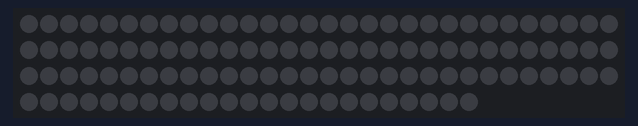
A sketch run on a simulated Arduino Uno, built with avr-gcc and run on an emulated ATmega328P. Parts: 113 RGB LEDs in strip order, left to right, continuing on the next row.

Above: at 0.1 s.
At 1.1 s:
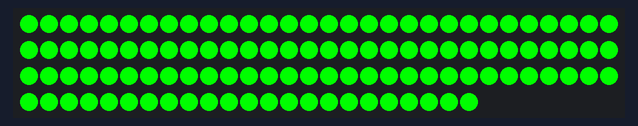
At 2.1 s:
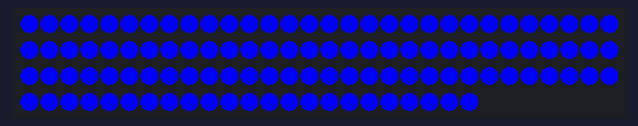
At 3.1 s:
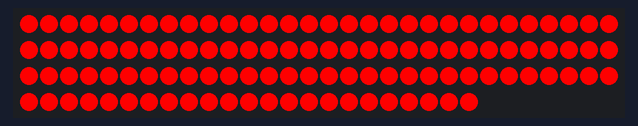

Measured:
- by itself, everything shown: repeats every 3.0 s, in 3 steps
- what the display in image 1 shows lasts 1.0 s, from 1.0 s to 2.0 s

The sketch:

led_strip.ino
```cpp
#include <Adafruit_NeoPixel.h>

#define PIN 3           // Pin number connected to the NeoPixel LED
#define NUM_PIXELS 113  // Number of pixels in the strip

Adafruit_NeoPixel strip(NUM_PIXELS, PIN, NEO_GRB + NEO_KHZ800);

void setup() {
  strip.begin();
  strip.show();
  strip.setBrightness(250);


}  // Initialize the strip

void loop() {
  for (int i = 0; i < NUM_PIXELS; i++) {
    strip.setPixelColor(i, strip.Color(0, 255, 0));
  }
  delay(1000);
  strip.show();

  strip.begin();
  for (int i = 0; i < NUM_PIXELS; i++) {
    strip.setPixelColor(i, strip.Color(0, 0, 255));
  }
  delay(1000);
  strip.show();

  strip.begin();
  for (int i = 0; i < NUM_PIXELS; i++) {
    strip.setPixelColor(i, strip.Color(255, 0, 0));
  }
  delay(1000);
  strip.show();
  // Set pixel color to red
}
```
